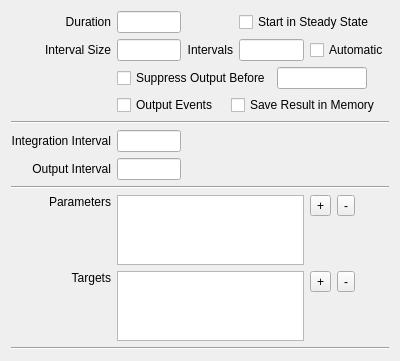
<?xml version="1.0" encoding="UTF-8"?>
<ui version="4.0">
<comment> Copyright (C) 2018 by Pedro Mendes, Virginia Tech Intellectual </comment>
<comment> Properties, Inc., University of Heidelberg, and University of </comment>
<comment> of Connecticut School of Medicine. </comment>
<comment> All rights reserved. </comment>

 <comment> All rights reserved. </comment>
 <class>CQTimeSensWidget</class>
 <widget class="TaskWidget" name="CQTimeSensWidget">
  <property name="geometry">
   <rect>
    <x>0</x>
    <y>0</y>
    <width>400</width>
    <height>359</height>
   </rect>
  </property>
  <property name="autoFillBackground">
   <bool>false</bool>
  </property>
  <property name="caption" stdset="0">
   <string>Time Course</string>
  </property>
  <layout class="QVBoxLayout" name="verticalLayout">
   <item>
    <layout class="QGridLayout" name="gridLayout">
     <item row="3" column="1" colspan="4">
      <layout class="QHBoxLayout" name="mpLayoutEvents">
       <item>
        <widget class="QCheckBox" name="mpCheckOutputEvent">
         <property name="text">
          <string>Output Events  </string>
         </property>
        </widget>
       </item>
       <item>
        <widget class="QCheckBox" name="mpCheckSave">
         <property name="text">
          <string>Save Result in Memory</string>
         </property>
        </widget>
       </item>
       <item>
        <spacer name="mpSpacerEvents">
         <property name="orientation">
          <enum>Qt::Horizontal</enum>
         </property>
         <property name="sizeHint" stdset="0">
          <size>
           <width>13</width>
           <height>20</height>
          </size>
         </property>
        </spacer>
       </item>
      </layout>
     </item>
     <item row="4" column="0" colspan="5">
      <widget class="Line" name="mpLine2">
       <property name="frameShape">
        <enum>QFrame::HLine</enum>
       </property>
       <property name="frameShadow">
        <enum>QFrame::Sunken</enum>
       </property>
      </widget>
     </item>
     <item row="5" column="0">
      <widget class="QLabel" name="mpLblIntegrationInterval">
       <property name="text">
        <string>Integration Interval</string>
       </property>
       <property name="alignment">
        <set>Qt::AlignRight|Qt::AlignTrailing|Qt::AlignVCenter</set>
       </property>
       <property name="wordWrap">
        <bool>false</bool>
       </property>
      </widget>
     </item>
     <item row="5" column="1">
      <widget class="QLineEdit" name="mpEditIntegrationInterval">
       <property name="readOnly">
        <bool>true</bool>
       </property>
      </widget>
     </item>
     <item row="10" column="0" colspan="5">
      <widget class="Line" name="mpLine1">
       <property name="frameShape">
        <enum>QFrame::HLine</enum>
       </property>
       <property name="frameShadow">
        <enum>QFrame::Sunken</enum>
       </property>
      </widget>
     </item>
     <item row="8" column="0">
      <widget class="QLabel" name="label">
       <property name="text">
        <string>Parameters</string>
       </property>
       <property name="alignment">
        <set>Qt::AlignRight|Qt::AlignTop|Qt::AlignTrailing</set>
       </property>
       <property name="wordWrap">
        <bool>false</bool>
       </property>
      </widget>
     </item>
     <item row="8" column="1" colspan="3">
      <widget class="QListWidget" name="mpListParameters">
       <property name="selectionMode">
        <enum>QAbstractItemView::ExtendedSelection</enum>
       </property>
      </widget>
     </item>
     <item row="8" column="4">
      <widget class="QWidget" name="widget" native="true">
       <layout class="QFormLayout" name="formLayout">
        <property name="leftMargin">
         <number>0</number>
        </property>
        <property name="topMargin">
         <number>0</number>
        </property>
        <property name="rightMargin">
         <number>0</number>
        </property>
        <property name="bottomMargin">
         <number>0</number>
        </property>
        <item row="1" column="0" colspan="2">
         <spacer name="spacer">
          <property name="orientation">
           <enum>Qt::Vertical</enum>
          </property>
          <property name="sizeHint" stdset="0">
           <size>
            <width>20</width>
            <height>52</height>
           </size>
          </property>
         </spacer>
        </item>
        <item row="0" column="0">
         <widget class="QToolButton" name="mpCmdAdd">
          <property name="toolTip">
           <string>add parameters</string>
          </property>
          <property name="text">
           <string>+</string>
          </property>
         </widget>
        </item>
        <item row="0" column="1">
         <widget class="QToolButton" name="mpCmdRemove">
          <property name="toolTip">
           <string>removes the selected parameters</string>
          </property>
          <property name="text">
           <string>-</string>
          </property>
         </widget>
        </item>
       </layout>
      </widget>
     </item>
     <item row="2" column="1" colspan="4">
      <layout class="QHBoxLayout" name="mpLayoutDelayed">
       <item>
        <widget class="QCheckBox" name="mpCheckDelay">
         <property name="text">
          <string>Suppress Output Before</string>
         </property>
        </widget>
       </item>
       <item>
        <widget class="QLineEdit" name="mpEditDelay"/>
       </item>
       <item>
        <spacer name="mpSpacerDelay">
         <property name="orientation">
          <enum>Qt::Horizontal</enum>
         </property>
         <property name="sizeType">
          <enum>QSizePolicy::Expanding</enum>
         </property>
         <property name="sizeHint" stdset="0">
          <size>
           <width>40</width>
           <height>20</height>
          </size>
         </property>
        </spacer>
       </item>
      </layout>
     </item>
     <item row="1" column="4">
      <widget class="QCheckBox" name="mpCheckAutomaticInterval">
       <property name="text">
        <string>Automatic</string>
       </property>
      </widget>
     </item>
     <item row="6" column="1">
      <widget class="QLineEdit" name="mpEditOutputInterval">
       <property name="readOnly">
        <bool>true</bool>
       </property>
      </widget>
     </item>
     <item row="7" column="0" colspan="5">
      <widget class="Line" name="line">
       <property name="frameShape">
        <enum>QFrame::HLine</enum>
       </property>
       <property name="frameShadow">
        <enum>QFrame::Sunken</enum>
       </property>
      </widget>
     </item>
     <item row="6" column="0">
      <widget class="QLabel" name="mpLblOutputInterval">
       <property name="text">
        <string>Output Interval</string>
       </property>
       <property name="alignment">
        <set>Qt::AlignRight|Qt::AlignTrailing|Qt::AlignVCenter</set>
       </property>
       <property name="wordWrap">
        <bool>false</bool>
       </property>
      </widget>
     </item>
     <item row="0" column="0">
      <widget class="QLabel" name="mpLblDuration">
       <property name="text">
        <string>Duration</string>
       </property>
       <property name="alignment">
        <set>Qt::AlignRight|Qt::AlignTrailing|Qt::AlignVCenter</set>
       </property>
       <property name="wordWrap">
        <bool>false</bool>
       </property>
      </widget>
     </item>
     <item row="0" column="3" colspan="2">
      <widget class="QCheckBox" name="mpCheckStartInSteadyState">
       <property name="toolTip">
        <string>Bring the model into steady state before simulating.</string>
       </property>
       <property name="text">
        <string>Start in Steady State</string>
       </property>
      </widget>
     </item>
     <item row="0" column="1">
      <widget class="QLineEdit" name="mpEditDuration"/>
     </item>
     <item row="9" column="0">
      <widget class="QLabel" name="lblTargets">
       <property name="text">
        <string>Targets</string>
       </property>
       <property name="alignment">
        <set>Qt::AlignRight|Qt::AlignTop|Qt::AlignTrailing</set>
       </property>
       <property name="wordWrap">
        <bool>false</bool>
       </property>
      </widget>
     </item>
     <item row="9" column="1" colspan="3">
      <widget class="QListWidget" name="mpListTargets">
       <property name="selectionMode">
        <enum>QAbstractItemView::ExtendedSelection</enum>
       </property>
      </widget>
     </item>
     <item row="9" column="4">
      <widget class="QWidget" name="wdgTargets" native="true">
       <layout class="QFormLayout">
        <property name="leftMargin">
         <number>0</number>
        </property>
        <property name="topMargin">
         <number>0</number>
        </property>
        <property name="rightMargin">
         <number>0</number>
        </property>
        <property name="bottomMargin">
         <number>0</number>
        </property>
        <item row="1" column="0" colspan="2">
         <spacer name="spacer_2">
          <property name="orientation">
           <enum>Qt::Vertical</enum>
          </property>
          <property name="sizeHint" stdset="0">
           <size>
            <width>20</width>
            <height>52</height>
           </size>
          </property>
         </spacer>
        </item>
        <item row="0" column="0">
         <widget class="QToolButton" name="mpCmdAddTarget">
          <property name="toolTip">
           <string>add target</string>
          </property>
          <property name="text">
           <string>+</string>
          </property>
         </widget>
        </item>
        <item row="0" column="1">
         <widget class="QToolButton" name="mpCmdRemoveTarget">
          <property name="toolTip">
           <string>removes the selected target</string>
          </property>
          <property name="text">
           <string>-</string>
          </property>
         </widget>
        </item>
       </layout>
      </widget>
     </item>
     <item row="1" column="3">
      <widget class="QLineEdit" name="mpEditIntervals"/>
     </item>
     <item row="1" column="0">
      <widget class="QLabel" name="mpLblIntervalSize">
       <property name="text">
        <string>Interval Size</string>
       </property>
       <property name="alignment">
        <set>Qt::AlignRight|Qt::AlignTrailing|Qt::AlignVCenter</set>
       </property>
       <property name="wordWrap">
        <bool>false</bool>
       </property>
      </widget>
     </item>
     <item row="1" column="1">
      <widget class="QLineEdit" name="mpEditIntervalSize"/>
     </item>
     <item row="1" column="2">
      <widget class="QLabel" name="mpLblIntervals">
       <property name="text">
        <string>Intervals</string>
       </property>
       <property name="alignment">
        <set>Qt::AlignRight|Qt::AlignTrailing|Qt::AlignVCenter</set>
       </property>
       <property name="wordWrap">
        <bool>false</bool>
       </property>
      </widget>
     </item>
    </layout>
   </item>
  </layout>
 </widget>
 <layoutdefault spacing="6" margin="11"/>
 <customwidgets>
  <customwidget>
   <class>TaskWidget</class>
   <extends>QWidget</extends>
   <header>copasi/UI/TaskWidget.h</header>
   <container>1</container>
  </customwidget>
 </customwidgets>
 <tabstops>
  <tabstop>mpEditDuration</tabstop>
  <tabstop>mpEditIntervalSize</tabstop>
  <tabstop>mpEditIntervals</tabstop>
  <tabstop>mpEditDelay</tabstop>
 </tabstops>
 <resources/>
 <connections>
  <connection>
   <sender>mpEditDuration</sender>
   <signal>editingFinished()</signal>
   <receiver>CQTimeSensWidget</receiver>
   <slot>slotDuration()</slot>
   <hints>
    <hint type="sourcelabel">
     <x>140</x>
     <y>25</y>
    </hint>
    <hint type="destinationlabel">
     <x>20</x>
     <y>20</y>
    </hint>
   </hints>
  </connection>
  <connection>
   <sender>mpEditIntervalSize</sender>
   <signal>editingFinished()</signal>
   <receiver>CQTimeSensWidget</receiver>
   <slot>slotIntervalSize()</slot>
   <hints>
    <hint type="sourcelabel">
     <x>140</x>
     <y>52</y>
    </hint>
    <hint type="destinationlabel">
     <x>20</x>
     <y>20</y>
    </hint>
   </hints>
  </connection>
  <connection>
   <sender>mpEditIntervals</sender>
   <signal>editingFinished()</signal>
   <receiver>CQTimeSensWidget</receiver>
   <slot>slotIntervals()</slot>
   <hints>
    <hint type="sourcelabel">
     <x>426</x>
     <y>52</y>
    </hint>
    <hint type="destinationlabel">
     <x>20</x>
     <y>20</y>
    </hint>
   </hints>
  </connection>
  <connection>
   <sender>mpEditDelay</sender>
   <signal>editingFinished()</signal>
   <receiver>CQTimeSensWidget</receiver>
   <slot>updateIntervals()</slot>
   <hints>
    <hint type="sourcelabel">
     <x>308</x>
     <y>80</y>
    </hint>
    <hint type="destinationlabel">
     <x>20</x>
     <y>20</y>
    </hint>
   </hints>
  </connection>
  <connection>
   <sender>mpCheckDelay</sender>
   <signal>toggled(bool)</signal>
   <receiver>CQTimeSensWidget</receiver>
   <slot>slotOutputDelay(bool)</slot>
   <hints>
    <hint type="sourcelabel">
     <x>141</x>
     <y>81</y>
    </hint>
    <hint type="destinationlabel">
     <x>20</x>
     <y>20</y>
    </hint>
   </hints>
  </connection>
  <connection>
   <sender>mpCheckAutomaticInterval</sender>
   <signal>toggled(bool)</signal>
   <receiver>CQTimeSensWidget</receiver>
   <slot>slotAutomaticIntervals(bool)</slot>
   <hints>
    <hint type="sourcelabel">
     <x>415</x>
     <y>43</y>
    </hint>
    <hint type="destinationlabel">
     <x>231</x>
     <y>91</y>
    </hint>
   </hints>
  </connection>
  <connection>
   <sender>mpCmdAdd</sender>
   <signal>clicked()</signal>
   <receiver>CQTimeSensWidget</receiver>
   <slot>slotAddParameter()</slot>
   <hints>
    <hint type="sourcelabel">
     <x>351</x>
     <y>207</y>
    </hint>
    <hint type="destinationlabel">
     <x>199</x>
     <y>139</y>
    </hint>
   </hints>
  </connection>
  <connection>
   <sender>mpCmdAddTarget</sender>
   <signal>clicked()</signal>
   <receiver>CQTimeSensWidget</receiver>
   <slot>slotAddTarget()</slot>
   <hints>
    <hint type="sourcelabel">
     <x>351</x>
     <y>207</y>
    </hint>
    <hint type="destinationlabel">
     <x>199</x>
     <y>139</y>
    </hint>
   </hints>
  </connection>
  <connection>
   <sender>mpCmdRemove</sender>
   <signal>clicked()</signal>
   <receiver>CQTimeSensWidget</receiver>
   <slot>slotRemoveParameter()</slot>
   <hints>
    <hint type="sourcelabel">
     <x>351</x>
     <y>237</y>
    </hint>
    <hint type="destinationlabel">
     <x>199</x>
     <y>139</y>
    </hint>
   </hints>
  </connection>
  <connection>
   <sender>mpCmdRemoveTarget</sender>
   <signal>clicked()</signal>
   <receiver>CQTimeSensWidget</receiver>
   <slot>slotRemoveTarget()</slot>
   <hints>
    <hint type="sourcelabel">
     <x>351</x>
     <y>237</y>
    </hint>
    <hint type="destinationlabel">
     <x>199</x>
     <y>139</y>
    </hint>
   </hints>
  </connection>
 </connections>
 <slots>
  <slot>slotAddParameter()</slot>
  <slot>slotRemoveParameter()</slot>
  <slot>slotAddTarget()</slot>
  <slot>slotRemoveTarget()</slot>
 </slots>
</ui>
